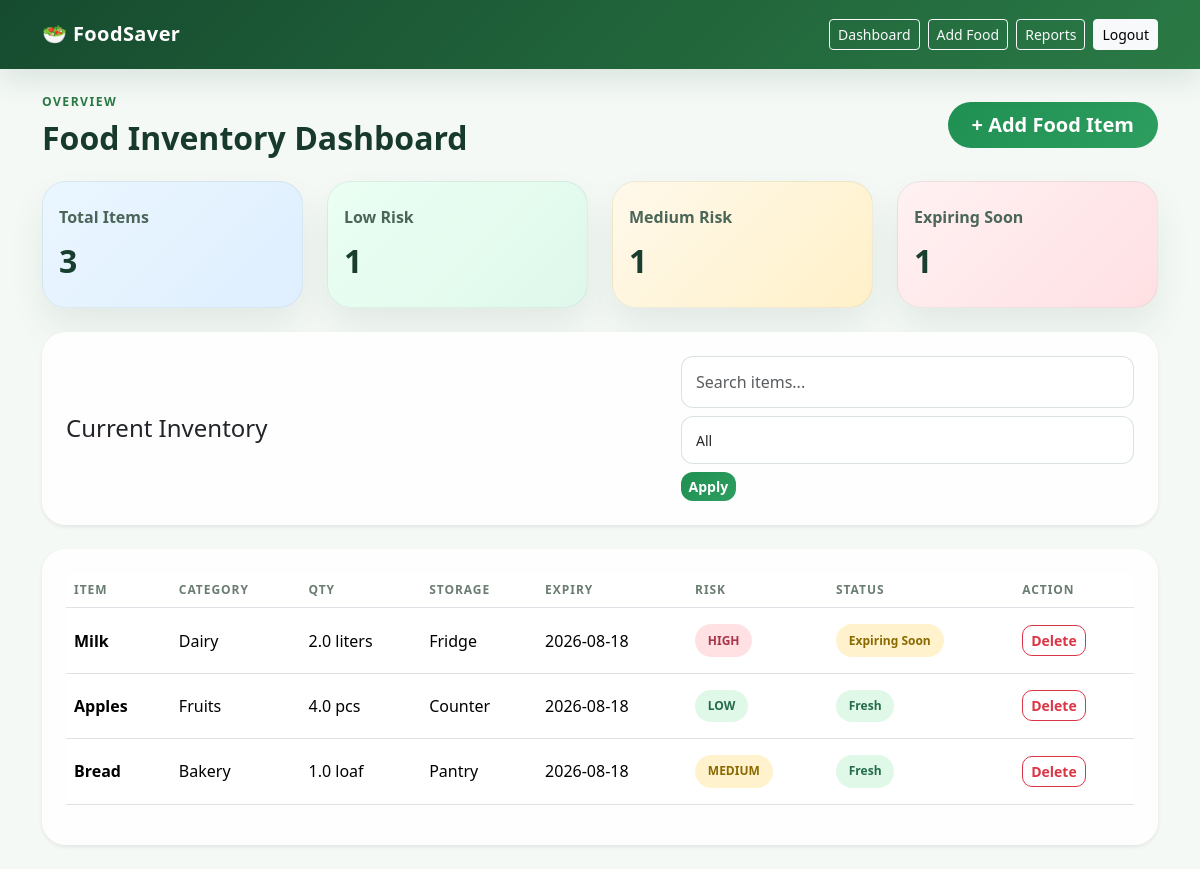
The app's page /dashboard (signed in) with its own data.
### tables this page shows
CREATE TABLE food_items (
            id INTEGER PRIMARY KEY AUTOINCREMENT,
            user_id INTEGER NOT NULL,
            name TEXT NOT NULL,
            category TEXT NOT NULL,
            storage_location TEXT NOT NULL,
            quantity REAL NOT NULL,
            unit TEXT NOT NULL,
            purchase_date TEXT NOT NULL,
            expiry_date TEXT NOT NULL,
            risk_level TEXT NOT NULL,
            status TEXT NOT NULL,
            created_at TIMESTAMP DEFAULT CURRENT_TIMESTAMP,
            FOREIGN KEY(user_id) REFERENCES users(id)
        );

### app.py (the view)
@app.route("/dashboard")
@login_required
def dashboard():
    db = get_db()
    user = current_user()
    search_query = request.args.get("q", "").strip()
    risk_filter = request.args.get("risk", "All")
    query = "SELECT * FROM food_items WHERE user_id = ?"
    params = [user["id"]]
    if search_query:
        query += " AND name LIKE ?"
        params.append(f"%{search_query}%")
    if risk_filter and risk_filter != "All":
        query += " AND risk_level = ?"
        params.append(risk_filter)
    query += " ORDER BY expiry_date ASC"
    items = db.execute(query, params).fetchall()
    summary = {
        "total_items": len(items),
        "low_risk": sum(1 for item in items if item["risk_level"] == "Low"),
        "medium_risk": sum(1 for item in items if item["risk_level"] == "Medium"),
        "high_risk": sum(1 for item in items if item["risk_level"] == "High"),
        "expiring_soon": sum(1 for item in items if item["status"] == "Expiring Soon"),
    }
    return render_template(
        "dashboard.html",
        items=items,
        summary=summary,
        search_query=search_query,
        risk_filter=risk_filter,
        risk_levels=["All", "Low", "Medium", "High"],
    )

### app.py (called while the page is built)
def get_db():
    if "db" not in g:
        connection = sqlite3.connect(DB_PATH)
        connection.row_factory = sqlite3.Row
        g.db = connection
    return g.db

def current_user():
    user_id = session.get("user_id")
    if not user_id:
        return None
    return get_db().execute(
        "SELECT * FROM users WHERE id = ?",
        (user_id,),
    ).fetchone()

def login_required(view):
    @wraps(view)
    def wrapped_view(*args, **kwargs):
        if not session.get("user_id"):
            flash("Please sign in to access this page.", "warning")
            return redirect(url_for("login"))
        return view(*args, **kwargs)
    return wrapped_view

### templates/dashboard.html (shortened to what this page needs)
<!DOCTYPE html>
<html lang="en">
<head>
    <link href="https://cdn.jsdelivr.net/npm/bootstrap@5.3.3/dist/css/bootstrap.min.css" rel="stylesheet">
    <link href="{{ url_for('static', filename='css/style.css') }}" rel="stylesheet">
</head>
<body class="app-body">
    {% include "_navbar.html" %}
    <div class="container py-4">
        <div class="d-flex flex-column flex-md-row justify-content-between align-items-md-center mb-4">
            <div>
                <p class="eyebrow text-uppercase mb-2">Overview</p>
                <h2 class="page-title mb-0">Food Inventory Dashboard</h2>
            </div>
            <a href="{{ url_for('add_food') }}" class="btn btn-success btn-lg rounded-pill px-4 mt-3 mt-md-0">+ Add Food Item</a>
        </div>
        <div class="row g-4 mb-4">
            <div class="col-md-3">
                <div class="stat-card stat-total h-100 reveal-card">
                    <span>Total Items</span>
                    <strong>{{ summary.total_items }}</strong>
                </div>
            </div>
            <div class="col-md-3">
                <div class="stat-card stat-low h-100 reveal-card">
                    <span>Low Risk</span>
                    <strong>{{ summary.low_risk }}</strong>
                </div>
            </div>
            <div class="col-md-3">
                <div class="stat-card stat-medium h-100 reveal-card">
                    <span>Medium Risk</span>
                    <strong>{{ summary.medium_risk }}</strong>
                </div>
            </div>
            <div class="col-md-3">
                <div class="stat-card stat-high h-100 reveal-card">
                    <span>Expiring Soon</span>
                    <strong>{{ summary.expiring_soon }}</strong>
                </div>
            </div>
        </div>
        <div class="card app-card border-0 shadow-sm mb-4">
            <div class="card-body p-4">
                <div class="d-flex flex-column flex-md-row justify-content-between align-items-md-center gap-3">
                    <h4 class="mb-0">Current Inventory</h4>
                    <div class="d-flex flex-wrap gap-2 align-items-center">
                        <form method="GET" action="{{ url_for('dashboard') }}" class="d-flex gap-2 flex-wrap align-items-center search-form">
                            <input type="text" name="q" class="form-control" value="{{ search_query }}" placeholder="Search items...">
                            <select name="risk" class="form-select form-select-sm">
                                {% for level in risk_levels %}
                                    <option value="{{ level }}" {% if risk_filter == level %}selected{% endif %}>{{ level }}</option>
                                {% endfor %}
                            </select>
                            <button class="btn btn-success btn-sm" type="submit">Apply</button>
                        </form>
                    </div>
                </div>
            </div>
        </div>
        <div class="card app-card border-0 shadow-sm">
            <div class="card-body p-4">
                {% if items %}
                    <div class="table-responsive">
                        <table class="table align-middle">
                            <thead>
                                <tr>
                                    <th>Item</th>
                                    <th>Category</th>
                                    <th>Qty</th>
                                    <th>Storage</th>
                                    <th>Expiry</th>
                                    <th>Risk</th>
                                    <th>Status</th>
                                    <th>Action</th>
                                </tr>
                            </thead>
                            <tbody>
                                {% for item in items %}
                                <tr class="inventory-row">
                                    <td>
                                        <div class="fw-semibold">{{ item.name }}</div>
                                    </td>
                                    <td>{{ item.category }}</td>
                                    <td>{{ item.quantity }} {{ item.unit }}</td>
                                    <td>{{ item.storage_location }}</td>
                                    <td>{{ item.expiry_date }}</td>
                                    <td>
                                        <span class="risk-pill risk-{{ item.risk_level|lower }}">{{ item.risk_level }}</span>
                                    </td>
                                    <td>
                                        <span class="status-pill {% if item.status == 'Expiring Soon' %}status-warning{% elif item.status == 'Expired' %}status-danger{% else %}status-success{% endif %}">
                                            {{ item.status }}
                                        </span>
                                    </td>
                                    <td>
                                        <form method="POST" action="{{ url_for('delete_food', item_id=item.id) }}" onsubmit="return confirm('Remove {{ item.name }} from your inventory?');">
                                            <button type="submit" class="btn btn-sm btn-outline-danger">Delete</button>
                                        </form>
                                    </td>
                                </tr>
                                {% endfor %}
                            </tbody>
                        </table>
                    </div>
                {% else %}
                    <div class="empty-state">
                        <div class="fs-1 mb-2">🛒</div>
                        <h5>No matching items</h5>
                        <p class="text-muted mb-0">Try another search term or add your first food item.</p>
                    </div>
                {% endif %}
            </div>
        </div>
    </div>
</body>
</html>

### templates/_navbar.html
<nav class="navbar navbar-expand-lg navbar-dark">
    <div class="container">
        <a class="navbar-brand fw-bold" href="{{ url_for('dashboard') if session.get('user_id') else url_for('index') }}">🥗 FoodSaver</a>
        <div class="d-flex gap-2 flex-wrap justify-content-end">
            {% if session.get('user_id') %}
                <a href="{{ url_for('dashboard') }}" class="btn btn-sm btn-outline-light">Dashboard</a>
                <a href="{{ url_for('add_food') }}" class="btn btn-sm btn-outline-light">Add Food</a>
                <a href="{{ url_for('reports') }}" class="btn btn-sm btn-outline-light">Reports</a>
                <a href="{{ url_for('logout') }}" class="btn btn-sm btn-light">Logout</a>
            {% else %}
                <a href="{{ url_for('login') }}" class="btn btn-outline-light btn-sm me-2">Login</a>
                <a href="{{ url_for('register') }}" class="btn btn-light btn-sm">Sign Up</a>
            {% endif %}
        </div>
    </div>
</nav>

### static/css/style.css (style rules this page uses)
body { background: linear-gradient(180deg, #f5fbf4 0%, #eef7ee 100%); font-family: 'Segoe UI', system-ui, -apple-system, sans-serif; color: #153225; }
.navbar { background: linear-gradient(135deg, #164b2f 0%, #2a7a45 100%); box-shadow: 0 10px 30px rgba(22, 75, 47, 0.12); padding: 0.9rem 0; }
.navbar-brand { letter-spacing: 0.02em; }
.feature-card, .info-panel, .app-card, .card, .stat-card { border-radius: 24px; background: rgba(255, 255, 255, 0.9); box-shadow: 0 18px 35px rgba(26, 54, 40, 0.08); }
.app-body { background: #f4f9f5; }
.eyebrow { font-size: 0.76rem; letter-spacing: 0.12em; color: #2a7a45; font-weight: 700; }
.page-title { color: #183a2c; font-weight: 700; }
.stat-card { padding: 1.4rem 1rem; border: 1px solid rgba(36, 74, 57, 0.07); transition: transform 0.25s ease, box-shadow 0.25s ease; animation: riseIn 0.5s ease backwards; }
.stat-card span { display: block; color: #4b6659; margin-bottom: 0.5rem; font-weight: 600; }
.stat-card strong { font-size: 2rem; color: #193d2f; }
.stat-total { background: linear-gradient(135deg, #eaf6ff, #dfefff); }
.stat-low { background: linear-gradient(135deg, #ebfff3, #dff8eb); }
.stat-medium { background: linear-gradient(135deg, #fff9eb, #fff0c8); }
.stat-high { background: linear-gradient(135deg, #fff1f2, #ffe0e3); }
.risk-pill, .status-pill { display: inline-flex; align-items: center; justify-content: center; border-radius: 999px; font-size: 0.75rem; font-weight: 700; padding: 0.45rem 0.8rem; }
.risk-low, .risk-medium, .risk-high { text-transform: uppercase; }
.risk-low { background: #dff8e8; color: #246c4a; }
.risk-medium { background: #fff2cc; color: #8a6a00; }
.risk-high { background: #ffe0e3; color: #a93648; }
.status-success { background: #dff8e8; color: #246c4a; }
.status-warning { background: #fff2cc; color: #8a6a00; }
.card { border: none; }
.table thead th { border-bottom-width: 1px; color: #6a7d71; font-weight: 700; font-size: 0.75rem; text-transform: uppercase; letter-spacing: 0.08em; }
.table td { padding-top: 1rem; padding-bottom: 1rem; vertical-align: middle; }
.inventory-row { transition: background 0.2s ease, transform 0.2s ease; }
.form-control, .form-select { border-radius: 12px; border: 1px solid rgba(26, 80, 58, 0.16); padding: 0.8rem 0.9rem; background: rgba(255,255,255,0.9); }
.search-form { width: min(100%, 500px); }
.search-form .form-control, .search-form .form-select { min-width: 120px; }
.btn-success { background: linear-gradient(135deg, #1f8f52 0%, #2d9d60 100%); border: none; border-radius: 12px; font-weight: 600; }
.btn-outline-danger { border-radius: 10px; font-weight: 600; }

### records on screen
food_items: name "Milk", category "Dairy", quantity "2.0", unit "liters", storage_location "Fridge", expiry_date "2026-08-18", risk_level "HIGH", status "Expiring Soon"
food_items: name "Apples", category "Fruits", quantity "4.0", unit "pcs", storage_location "Counter", expiry_date "2026-08-18", risk_level "LOW", status "Fresh"
food_items: name "Bread", category "Bakery", quantity "1.0", unit "loaf", storage_location "Pantry", expiry_date "2026-08-18", risk_level "MEDIUM", status "Fresh"

### other values on screen
{{ summary.total_items }} "3"
{{ summary.low_risk }} "1"
{{ summary.medium_risk }} "1"
{{ summary.expiring_soon }} "1"
form field risk "All"
